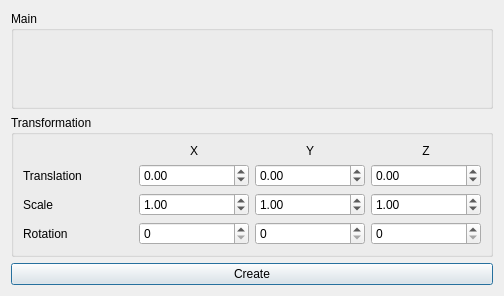
<?xml version="1.0" encoding="UTF-8"?>
<ui version="4.0">
 <class>CreatePrimitiveDialog</class>
 <widget class="QDialog" name="CreatePrimitiveDialog">
  <property name="geometry">
   <rect>
    <x>0</x>
    <y>0</y>
    <width>504</width>
    <height>296</height>
   </rect>
  </property>
  <property name="windowTitle">
   <string>Create Primitive</string>
  </property>
  <property name="windowIcon">
   <iconset resource="resources/images.qrc">
    <normaloff>:/plugin/mActionAddBasicShape.svg</normaloff>:/plugin/mActionAddBasicShape.svg</iconset>
  </property>
  <property name="modal">
   <bool>false</bool>
  </property>
  <layout class="QVBoxLayout" name="verticalLayout">
   <item>
    <widget class="QgsCollapsibleGroupBox" name="mMainGroupBox">
     <property name="title">
      <string>Main</string>
     </property>
     <layout class="QFormLayout" name="paramFormLayout"/>
    </widget>
   </item>
   <item>
    <widget class="QgsCollapsibleGroupBox" name="transformationWidget">
     <property name="title">
      <string>Transformation</string>
     </property>
     <layout class="QGridLayout" name="gridLayout">
      <item row="2" column="1">
       <widget class="QgsDoubleSpinBox" name="spinSX">
        <property name="minimum">
         <double>-99999999.900000005960464</double>
        </property>
        <property name="maximum">
         <double>99999999.900000005960464</double>
        </property>
        <property name="value">
         <double>1.000000000000000</double>
        </property>
       </widget>
      </item>
      <item row="1" column="3">
       <widget class="QgsDoubleSpinBox" name="spinTZ">
        <property name="minimum">
         <double>-99999999.900000005960464</double>
        </property>
        <property name="maximum">
         <double>99999999.900000005960464</double>
        </property>
       </widget>
      </item>
      <item row="1" column="1">
       <widget class="QgsDoubleSpinBox" name="spinTX">
        <property name="minimum">
         <double>-99999999.900000005960464</double>
        </property>
        <property name="maximum">
         <double>99999999.900000005960464</double>
        </property>
       </widget>
      </item>
      <item row="0" column="1">
       <widget class="QLabel" name="label_5">
        <property name="text">
         <string>X</string>
        </property>
        <property name="alignment">
         <set>Qt::AlignmentFlag::AlignCenter</set>
        </property>
       </widget>
      </item>
      <item row="1" column="2">
       <widget class="QgsDoubleSpinBox" name="spinTY">
        <property name="minimum">
         <double>-99999999.900000005960464</double>
        </property>
        <property name="maximum">
         <double>99999999.900000005960464</double>
        </property>
       </widget>
      </item>
      <item row="3" column="1">
       <widget class="QgsDoubleSpinBox" name="spinRX">
        <property name="decimals">
         <number>0</number>
        </property>
        <property name="maximum">
         <double>360.000000000000000</double>
        </property>
       </widget>
      </item>
      <item row="2" column="2">
       <widget class="QgsDoubleSpinBox" name="spinSY">
        <property name="minimum">
         <double>-99999999.900000005960464</double>
        </property>
        <property name="maximum">
         <double>99999999.900000005960464</double>
        </property>
        <property name="value">
         <double>1.000000000000000</double>
        </property>
       </widget>
      </item>
      <item row="3" column="3">
       <widget class="QgsDoubleSpinBox" name="spinRZ">
        <property name="decimals">
         <number>0</number>
        </property>
        <property name="maximum">
         <double>360.000000000000000</double>
        </property>
       </widget>
      </item>
      <item row="3" column="0">
       <widget class="QLabel" name="label_4">
        <property name="text">
         <string>Rotation</string>
        </property>
       </widget>
      </item>
      <item row="3" column="2">
       <widget class="QgsDoubleSpinBox" name="spinRY">
        <property name="decimals">
         <number>0</number>
        </property>
        <property name="maximum">
         <double>360.000000000000000</double>
        </property>
       </widget>
      </item>
      <item row="0" column="2">
       <widget class="QLabel" name="label_6">
        <property name="text">
         <string>Y</string>
        </property>
        <property name="alignment">
         <set>Qt::AlignmentFlag::AlignCenter</set>
        </property>
       </widget>
      </item>
      <item row="2" column="3">
       <widget class="QgsDoubleSpinBox" name="spinSZ">
        <property name="minimum">
         <double>-99999999.900000005960464</double>
        </property>
        <property name="maximum">
         <double>99999999.900000005960464</double>
        </property>
        <property name="value">
         <double>1.000000000000000</double>
        </property>
       </widget>
      </item>
      <item row="1" column="0">
       <widget class="QLabel" name="label_3">
        <property name="text">
         <string>Translation</string>
        </property>
       </widget>
      </item>
      <item row="2" column="0">
       <widget class="QLabel" name="label_7">
        <property name="text">
         <string>Scale</string>
        </property>
       </widget>
      </item>
      <item row="0" column="3">
       <widget class="QLabel" name="label_8">
        <property name="text">
         <string>Z</string>
        </property>
        <property name="alignment">
         <set>Qt::AlignmentFlag::AlignCenter</set>
        </property>
       </widget>
      </item>
     </layout>
    </widget>
   </item>
   <item>
    <layout class="QHBoxLayout" name="horizontalLayout">
     <item>
      <widget class="QPushButton" name="createButton">
       <property name="text">
        <string>Create</string>
       </property>
      </widget>
     </item>
    </layout>
   </item>
  </layout>
 </widget>
 <customwidgets>
  <customwidget>
   <class>QgsCollapsibleGroupBox</class>
   <extends>QGroupBox</extends>
   <header>qgscollapsiblegroupbox.h</header>
   <container>1</container>
  </customwidget>
  <customwidget>
   <class>QgsDoubleSpinBox</class>
   <extends>QDoubleSpinBox</extends>
   <header>qgsdoublespinbox.h</header>
  </customwidget>
 </customwidgets>
 <resources>
  <include location="resources/images.qrc"/>
 </resources>
 <connections/>
</ui>
